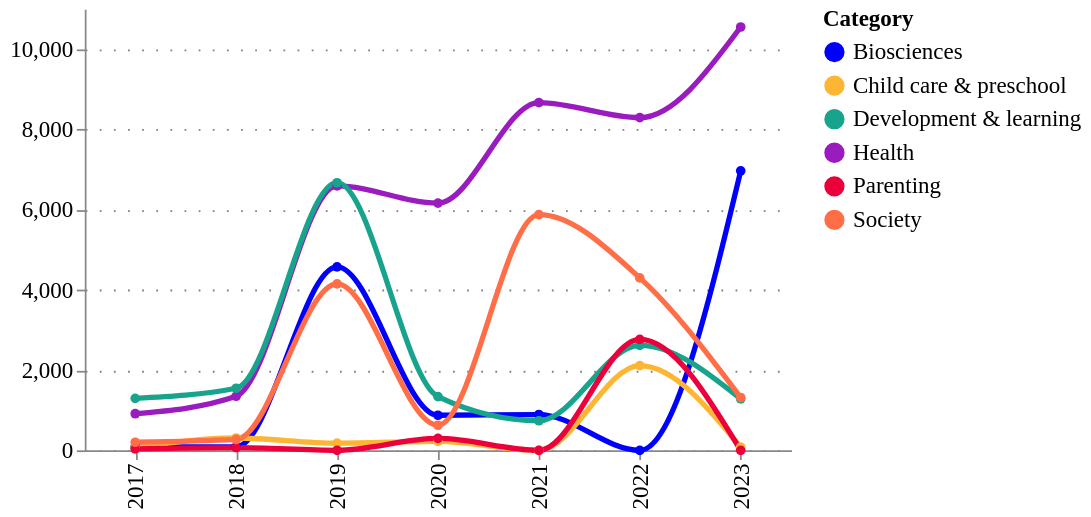

The notebook cell saved with this chart:
### Code cell
new_column = 'Category'
ts_df = tech_applications_ts.query("year >= 2017").rename(columns={'type': new_column})
fig = pu.ts_smooth(
    ts_df,
    ts_df[new_column].unique(),
    variable= "amount",
    variable_title = "",
    category_column = new_column,
    width = 400,
    height = 250,
    legend_orient='right',
)
pu.configure_plots(fig) 

# fig = pu.ts_smooth(
#     tech_applications_ts,
#     tech_applications_ts[column].unique(),
#     variable= "amount",
#     variable_title = "",
#     category_column = column,
#     width = 300,
#     height = 150,
#     legend_orient='right',
# )
# pu.configure_plots(fig)

### Figure 1 — Vega-Lite specification as saved in the notebook (floating-point values rounded to 4 significant figures)
{"config": {"title": {"font": "Averta", "anchor": "start"}, "subtitle": {"font": "Averta"}, "axis": {"labelFont": "Averta", "titleFont": "Averta", "gridColor": "grey", "gridDash": [1, 7], "labelFontSize": 13, "titleFontSize": 13}, "header": {"labelFont": "Averta", "titleFont": "Averta"}, "legend": {"labelFont": "Averta", "titleFont": "Averta", "labelFontSize": 13, "titleFontSize": 13}, "range": {"category": ["#0000FF", "#FDB633", "#18A48C", "#9A1BBE", "#EB003B", "#FF6E47", "#646363", "#0F294A", "#97D9E3", "#A59BEE", "#F6A4B7", "#D2C9C0", "#FFFFFF", "#000000"], "ordinal": {"scheme": ["#0000FF", "#FDB633", "#18A48C", "#9A1BBE", "#EB003B", "#FF6E47", "#646363", "#0F294A", "#97D9E3", "#A59BEE", "#F6A4B7", "#D2C9C0", "#FFFFFF", "#000000"]}}, "view": {"strokeWidth": 0}}, "data": {"name": "data-0211f23834a1a0ed71542a72807a92be"}, "mark": {"type": "line", "interpolate": "monotone", "point": {"filled": true, "size": 30}, "size": 3, "strokeDash": [0]}, "encoding": {"color": {"field": "Category", "legend": {"orient": "right"}, "type": "nominal"}, "tooltip": [{"field": "year", "title": "Year", "type": "ordinal"}, {"field": "Category", "type": "nominal"}, {"field": "amount", "format": ".3f", "title": "", "type": "quantitative"}], "x": {"field": "year", "title": "", "type": "ordinal"}, "y": {"field": "amount", "title": "", "type": "quantitative"}}, "height": 250, "title": {"anchor": "start", "text": "", "fontSize": 14, "subtitle": "", "subtitleFont": "Averta", "subtitleFontSize": 13}, "width": 400, "$schema": "https://vega.github.io/schema/vega-lite/v4.17.0.json", "datasets": {"data-0211f23834a1a0ed71542a72807a92be": [{"year": 2017, "Category": "Biosciences", "counts": 1.0, "counts_prop": 0.007, "amount": 83.84, "amount_prop": 0.001}, {"year": 2018, "Category": "Biosciences", "counts": 2.0, "counts_prop": 0.014, "amount": 84.82, "amount_prop": 0.001}, {"year": 2019, "Category": "Biosciences", "counts": 7.0, "counts_prop": 0.049, "amount": 4569.0, "amount_prop": 0.06}, {"year": 2020, "Category": "Biosciences", "counts": 3.0, "counts_prop": 0.021, "amount": 873.8, "amount_prop": 0.011}, {"year": 2021, "Category": "Biosciences", "counts": 3.0, "counts_prop": 0.021, "amount": 891.6, "amount_prop": 0.012}, {"year": 2022, "Category": "Biosciences", "counts": 3.0, "counts_prop": 0.021, "amount": 0.0, "amount_prop": 0.0}, {"year": 2023, "Category": "Biosciences", "counts": 7.0, "counts_prop": 0.049, "amount": 6964.0, "amount_prop": 0.091}, {"year": 2017, "Category": "Health", "counts": 7.0, "counts_prop": 0.049, "amount": 912.4, "amount_prop": 0.012}, {"year": 2018, "Category": "Health", "counts": 10.0, "counts_prop": 0.07, "amount": 1347.0, "amount_prop": 0.018}, {"year": 2019, "Category": "Health", "counts": 11.0, "counts_prop": 0.077, "amount": 6590.0, "amount_prop": 0.086}, {"year": 2020, "Category": "Health", "counts": 17.0, "counts_prop": 0.119, "amount": 6160.0, "amount_prop": 0.081}, {"year": 2021, "Category": "Health", "counts": 13.0, "counts_prop": 0.091, "amount": 8665.0, "amount_prop": 0.113}, {"year": 2022, "Category": "Health", "counts": 14.0, "counts_prop": 0.098, "amount": 8289.0, "amount_prop": 0.108}, {"year": 2023, "Category": "Health", "counts": 9.0, "counts_prop": 0.063, "amount": 10550.0, "amount_prop": 0.138}, {"year": 2017, "Category": "Child care & preschool", "counts": 2.0, "counts_prop": 0.014, "amount": 62.45, "amount_prop": 0.001}, {"year": 2018, "Category": "Child care & preschool", "counts": 2.0, "counts_prop": 0.014, "amount": 307.3, "amount_prop": 0.004}, {"year": 2019, "Category": "Child care & preschool", "counts": 1.0, "counts_prop": 0.007, "amount": 177.4, "amount_prop": 0.002}, {"year": 2020, "Category": "Child care & preschool", "counts": 2.0, "counts_prop": 0.014, "amount": 224.7, "amount_prop": 0.003}, {"year": 2021, "Category": "Child care & preschool", "counts": 0.0, "counts_prop": 0.0, "amount": 0.0, "amount_prop": 0.0}, {"year": 2022, "Category": "Child care & preschool", "counts": 3.0, "counts_prop": 0.021, "amount": 2109.0, "amount_prop": 0.028}, {"year": 2023, "Category": "Child care & preschool", "counts": 2.0, "counts_prop": 0.014, "amount": 79.51, "amount_prop": 0.001}, {"year": 2017, "Category": "Development & learning", "counts": 6.0, "counts_prop": 0.042, "amount": 1296.0, "amount_prop": 0.017}, {"year": 2018, "Category": "Development & learning", "counts": 9.0, "counts_prop": 0.063, "amount": 1547.0, "amount_prop": 0.02}, {"year": 2019, "Category": "Development & learning", "counts": 10.0, "counts_prop": 0.07, "amount": 6668.0, "amount_prop": 0.087}, {"year": 2020, "Category": "Development & learning", "counts": 5.0, "counts_prop": 0.035, "amount": 1337.0, "amount_prop": 0.017}, {"year": 2021, "Category": "Development & learning", "counts": 5.0, "counts_prop": 0.035, "amount": 737.5, "amount_prop": 0.01}, {"year": 2022, "Category": "Development & learning", "counts": 6.0, "counts_prop": 0.042, "amount": 2617.0, "amount_prop": 0.034}, {"year": 2023, "Category": "Development & learning", "counts": 5.0, "counts_prop": 0.035, "amount": 1281.0, "amount_prop": 0.017}, {"year": 2017, "Category": "Parenting", "counts": 1.0, "counts_prop": 0.007, "amount": 35.1, "amount_prop": 0.0}, {"year": 2018, "Category": "Parenting", "counts": 1.0, "counts_prop": 0.007, "amount": 69.5, "amount_prop": 0.001}, {"year": 2019, "Category": "Parenting", "counts": 2.0, "counts_prop": 0.014, "amount": 0.0, "amount_prop": 0.0}, {"year": 2020, "Category": "Parenting", "counts": 3.0, "counts_prop": 0.021, "amount": 296.3, "amount_prop": 0.004}, {"year": 2021, "Category": "Parenting", "counts": 0.0, "counts_prop": 0.0, "amount": 0.0, "amount_prop": 0.0}, {"year": 2022, "Category": "Parenting", "counts": 3.0, "counts_prop": 0.021, "amount": 2763.0, "amount_prop": 0.036}, {"year": 2023, "Category": "Parenting", "counts": 1.0, "counts_prop": 0.007, "amount": 0.0, "amount_prop": 0.0}, {"year": 2017, "Category": "Society", "counts": 2.0, "counts_prop": 0.014, "amount": 202.3, "amount_prop": 0.003}, {"year": 2018, "Category": "Society", "counts": 2.0, "counts_prop": 0.014, "amount": 270.8, "amount_prop": 0.004}, {"year": 2019, "Category": "Society", "counts": 3.0, "counts_prop": 0.021, "amount": 4146.0, "amount_prop": 0.054}, {"year": 2020, "Category": "Society", "counts": 6.0, "counts_prop": 0.042, "amount": 625.0, "amount_prop": 0.008}, {"year": 2021, "Category": "Society", "counts": 4.0, "counts_prop": 0.028, "amount": 5873.0, "amount_prop": 0.077}, {"year": 2022, "Category": "Society", "counts": 5.0, "counts_prop": 0.035, "amount": 4297.0, "amount_prop": 0.056}, {"year": 2023, "Category": "Society", "counts": 3.0, "counts_prop": 0.021, "amount": 1316.0, "amount_prop": 0.017}]}}
